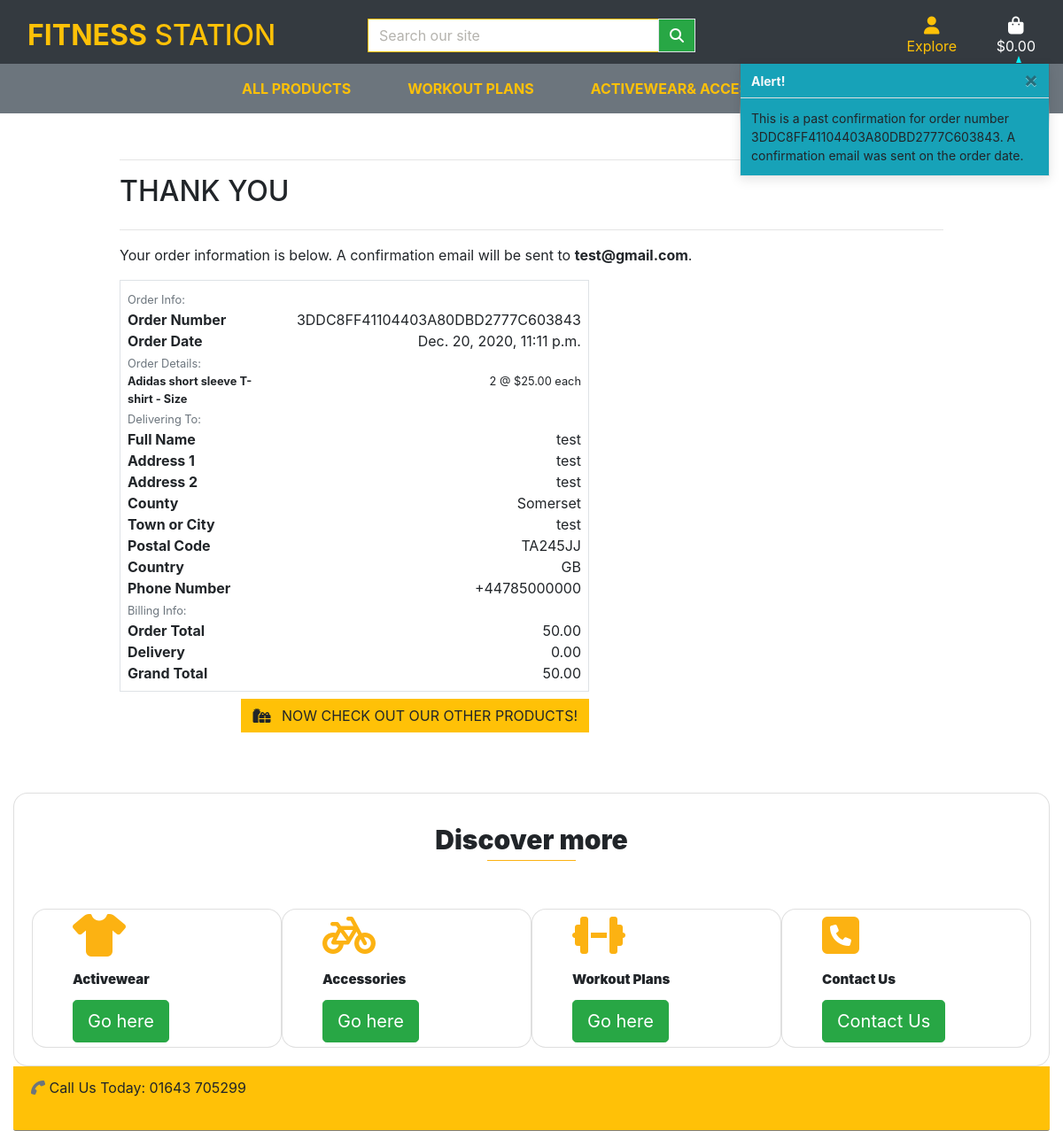
/profile/order_history/3DDC8FF41104403A80DBD2777C603843, run on the app's committed database.
### checkout/models.py (models this page shows, shortened)
class Order(models.Model):
    order_number = models.CharField(max_length=32, null=False, editable=False)
    user_profile = models.ForeignKey(UserProfile, on_delete=models.SET_NULL,
                                     null=True, blank=True,
                                     related_name='orders')
    full_name = models.CharField(max_length=50, null=False, blank=False)
    email = models.EmailField(max_length=25, null=False, blank=False)
    phone_number = models.CharField(max_length=20, null=False, blank=False)
    country = CountryField(blank_label='Country *', null=False, blank=False)
    postcode = models.CharField(max_length=20, null=True, blank=True)
    town_or_city = models.CharField(max_length=40, null=False, blank=False)
    street_address1 = models.CharField(max_length=80, null=False, blank=False)
    street_address2 = models.CharField(max_length=80, null=True, blank=True)
    county = models.CharField(max_length=80, null=True, blank=True)
    date = models.DateTimeField(auto_now_add=True)
    delivery_cost = models.DecimalField(max_digits=6, decimal_places=2,
                                        null=False, default=0)
    order_total = models.DecimalField(max_digits=10, decimal_places=2,
                                      null=False, default=0)
    grand_total = models.DecimalField(max_digits=10, decimal_places=2,
                                      null=False, default=0)
    original_bag = models.TextField(null=False, blank=False, default='')
    stripe_pid = models.CharField(max_length=254,
                                  null=False, blank=False, default='')

class OrderLineItem(models.Model):
    order = models.ForeignKey(Order, null=False, blank=False,
                              on_delete=models.CASCADE,
                              related_name='lineitems')
    product = models.ForeignKey(Product, null=False,
                                blank=False,
                                on_delete=models.CASCADE)
    product_size = models.CharField(max_length=2,
                                    null=True, blank=True)  # XS, S, M, L, XL
    quantity = models.IntegerField(null=False, blank=False, default=0)
    lineitem_total = models.DecimalField(max_digits=6, decimal_places=2,
                                         null=False, blank=False,
                                         editable=False)

### products/models.py (models this page shows, shortened)
class Product(models.Model):
    category = models.ForeignKey(
        "Category", null=True, blank=True, on_delete=models.SET_NULL
    )
    sku = models.CharField(max_length=254, null=True, blank=True)
    name = models.CharField(max_length=254)
    description = models.TextField()
    has_sizes = models.BooleanField(default=False, null=True, blank=True)
    price = models.DecimalField(default=0.00, max_digits=9, decimal_places=2)
    rating = models.DecimalField(max_digits=6, decimal_places=2,
                                 null=True, blank=True)
    image_url = models.URLField(max_length=1024, null=True, blank=True)
    image = models.ImageField(null=True, blank=True)

### profiles/views.py (the view)
# urls.py: path('order_history/<order_number>',
def order_history(request, order_number):
    order = get_object_or_404(Order, order_number=order_number)
    """Order history,
    each successful checkout, order number& details are created,
    and stored to the profile.
    """
    messages.info(request, (
        f'This is a past confirmation for order number {order_number}. '
        'A confirmation email was sent on the order date.'
    ))
    template = 'checkout/checkout_success.html'
    context = {
        'order': order,
        'from_profile': True,
    }
    return render(request, template, context)

### bag/contexts.py (called while the page is built, shortened)
def bag_contents(request):
    bag_items = []
    total = 0
    product_count = 0
    bag = request.session.get('bag', {})
    if total < settings.FREE_DELIVERY_THRESHOLD:
        delivery = total * Decimal(settings.STANDARD_DELIVERY_PERCENTAGE / 100)
        free_delivery_delta = settings.FREE_DELIVERY_THRESHOLD - total
    else:
        delivery = 0
        free_delivery_delta = 0
    grand_total = delivery + total
    context = {
        'bag_items': bag_items,
        'total': total,
        'product_count': product_count,
        'delivery': delivery,
        'free_delivery_delta': free_delivery_delta,
        'free_delivery_threshold': settings.FREE_DELIVERY_THRESHOLD,
        'grand_total': grand_total,
    }
    return context

### checkout/templates/checkout/checkout_success.html (shortened to what this page needs)
{% extends "base.html" %}
{% load static %}
{% block extra_css %}
<link rel="stylesheet" href="{% static 'checkout/css/checkout.css' %}">
{% endblock %}
{% block page_header %}
<div class="container header-container">
</div>
{% endblock %}
{% block content %}
<div class="overlay"></div>
<div class="container">
    <div class="row">
        <div class="col">
            <hr>
            <h2 class="logo-font mb-4">Thank You</h2>
            <hr>
            <p class="text-black">Your order information is below. A confirmation email will be sent to <strong>{{ order.email }}</strong>.</p>
        </div>
    </div>
    <div class="row">
        <div class="col-12 col-lg-7">
            <div class="order-confirmation-wrapper p-2 border">
                <div class="row">
                    <div class="col">
                        <small class="text-muted">Order Info:</small>
                    </div>
                </div>
                <div class="row">
                    <div class="col-12 col-md-4">
                        <p class="mb-0 text-black font-weight-bold">Order Number</p>
                    </div>
                    <div class="col-12 col-md-8 text-md-right">
                        <p class="mb-0">{{ order.order_number }}</p>
                    </div>
                </div>
                <div class="row">
                    <div class="col-12 col-md-4">
                        <p class="mb-0 text-black font-weight-bold">Order Date</p>
                    </div>
                    <div class="col-12 col-md-8 text-md-right">
                        <p class="mb-0">{{ order.date }}</p>
                    </div>
                </div>
                <div class="row">
                    <div class="col">
                        <small class="text-muted">Order Details:</small>
                    </div>
                </div>
                {% for item in order.lineitems.all %}
                <div class="row">
                    <div class="col-12 col-md-4">
                        <p class="small mb-0 text-black font-weight-bold">
                            {{ item.product.name }}{% if item.product_size %} - Size {{ item.product.size|upper }}{% endif %}
                        </p>
                    </div>
                    <div class="col-12 col-md-8 text-md-right">
                        <p class="small mb-0">{{ item.quantity }} @ ${{ item.product.price }} each</p>
                    </div>
                </div>
                {% endfor %}
                <div class="row">
                    <div class="col">
                        <small class="text-muted">Delivering To:</small>
                    </div>
                </div>
                <div class="row">
                    <div class="col-12 col-md-4">
                        <p class="mb-0 text-black font-weight-bold">Full Name</p>
                    </div>
                    <div class="col-12 col-md-8 text-md-right">
                        <p class="mb-0">{{ order.full_name }}</p>
                    </div>
                </div>
                <div class="row">
                    <div class="col-12 col-md-4">
                        <p class="mb-0 text-black font-weight-bold">Address 1</p>
                    </div>
                    <div class="col-12 col-md-8 text-md-right">
                        <p class="mb-0">{{ order.street_address1 }}</p>
                    </div>
                </div>
                {% if order.street_address2 %}
                <div class="row">
                    <div class="col-12 col-md-4">
                        <p class="mb-0 text-black font-weight-bold">Address 2</p>
                    </div>
                    <div class="col-12 col-md-8 text-md-right">
                        <p class="mb-0">{{ order.street_address1 }}</p>
                    </div>
                </div>
                {% endif %}
                {% if order.county %}
                <div class="row">
                    <div class="col-12 col-md-4">
                        <p class="mb-0 text-black font-weight-bold">County</p>
                    </div>
                    <div class="col-12 col-md-8 text-md-right">
                        <p class="mb-0">{{ order.county }}</p>
                    </div>
                </div>
                {% endif %}
                <div class="row">
                    <div class="col-12 col-md-4">
                        <p class="mb-0 text-black font-weight-bold">Town or City</p>
                    </div>
                    <div class="col-12 col-md-8 text-md-right">
                        <p class="mb-0">{{ order.town_or_city }}</p>
                    </div>
                </div>
                {% if order.postcode %}
                <div class="row">
                    <div class="col-12 col-md-4">
                        <p class="mb-0 text-black font-weight-bold">Postal Code</p>
                    </div>
                    <div class="col-12 col-md-8 text-md-right">
                        <p class="mb-0">{{ order.postcode }}</p>
                    </div>
                </div>
                {% endif %}
                <div class="row">
                    <div class="col-12 col-md-4">
                        <p class="mb-0 text-black font-weight-bold">Country</p>
                    </div>
                    <div class="col-12 col-md-8 text-md-right">
                        <p class="mb-0">{{ order.country }}</p>
                    </div>
                </div>
                <div class="row">
                    <div class="col-12 col-md-4">
                        <p class="mb-0 text-black font-weight-bold">Phone Number</p>
                    </div>
                    <div class="col-12 col-md-8 text-md-right">
                        <p class="mb-0">{{ order.phone_number }}</p>
                    </div>
                </div>
                <div class="row">
                    <div class="col">
                        <small class="text-muted">Billing Info:</small>
                    </div>
                </div>
                <div class="row">
                    <div class="col-12 col-md-4">
                        <p class="mb-0 text-black font-weight-bold">Order Total</p>
                    </div>
                    <div class="col-12 col-md-8 text-md-right">
                        <p class="mb-0">{{ order.order_total }}</p>
                    </div>
                </div>
                <div class="row">
                    <div class="col-12 col-md-4">
                        <p class="mb-0 text-black font-weight-bold">Delivery</p>
                    </div>
                    <div class="col-12 col-md-8 text-md-right">
                        <p class="mb-0">{{ order.delivery_cost }}</p>
                    </div>
                </div>
                <div class="row">
                    <div class="col-12 col-md-4">
                        <p class="mb-0 text-black font-weight-bold">Grand Total</p>
                    </div>
                    <div class="col-12 col-md-8 text-md-right">
                        <p class="mb-0">{{ order.grand_total }}</p>
                    </div>
                </div>
            </div>
        </div>
    </div>
    <div class="row">
        <div class="col-12 col-lg-7 text-right">
            <a href="{% url 'products' %}" class="btn btn-warning rounded-0 my-2">
            <span class="icon mr-2">
            <i class="fas fa-gifts"></i>
            </span>
            <span class="text-uppercase">Now check out our other products!</span>
            </a>
        </div>
    </div>
</div>
{% endblock %}

### static/css/base.css (style rules this page uses)
html { height: 100%; scroll-behavior: smooth; }
.logo-font { text-transform: uppercase; }
.overlay { height: 100%; width: 100%; top: 0; left: 0; position: fixed; background: rgb(255, 255, 255); z-index: -1; }
@media (min-width: 1200px) { .container { max-width: 80%; } }
@media (min-width: 992px) { .header-container { padding-top: 10.25em; } }
@media screen and (prefers-reduced-motion: no-preference) { html, body { scroll-behavior: smooth; } }

### data on the page
Order: email "test@gmail.com", order_number "3DDC8FF41104403A80DBD2777C603843", date "Dec. 20, 2020, 11:11 p.m.", full_name "test", street_address1 "test", county "Somerset", town_or_city "test", postcode "TA245JJ", country "GB", phone_number "+44785000000", order_total "50.00", delivery_cost "0.00", grand_total "50.00"
OrderLineItem: product.name "Adidas short sleeve T-shirt", quantity "2", product.price "25.00"

### other printed values
{{ message }} "This is a past confirmation for order number 3DDC8FF41104403A80DBD2777C603843. A confirmation email was sent on the order date."
